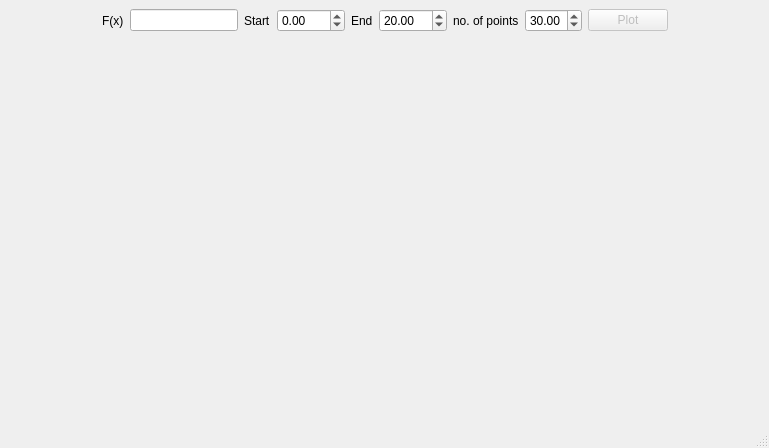
<?xml version="1.0" encoding="UTF-8"?>
<ui version="4.0">
 <class>MainWindow</class>
 <widget class="QMainWindow" name="MainWindow">
  <property name="geometry">
   <rect>
    <x>0</x>
    <y>0</y>
    <width>769</width>
    <height>448</height>
   </rect>
  </property>
  <property name="windowTitle">
   <string>Function Plotter</string>
  </property>
  <property name="windowIcon">
   <iconset>
    <normaloff>scatter-plot.ico</normaloff>scatter-plot.ico</iconset>
  </property>
  <widget class="QWidget" name="centralwidget">
   <layout class="QGridLayout" name="gridLayout">
    <item row="0" column="6">
     <widget class="QDoubleSpinBox" name="spinBox_2">
      <property name="minimum">
       <double>-500.000000000000000</double>
      </property>
      <property name="maximum">
       <double>520.000000000000000</double>
      </property>
      <property name="value">
       <double>20.000000000000000</double>
      </property>
     </widget>
    </item>
    <item row="0" column="0">
     <spacer name="horizontalSpacer">
      <property name="orientation">
       <enum>Qt::Horizontal</enum>
      </property>
      <property name="sizeHint" stdset="0">
       <size>
        <width>40</width>
        <height>20</height>
       </size>
      </property>
     </spacer>
    </item>
    <item row="0" column="10">
     <spacer name="horizontalSpacer_2">
      <property name="orientation">
       <enum>Qt::Horizontal</enum>
      </property>
      <property name="sizeHint" stdset="0">
       <size>
        <width>40</width>
        <height>20</height>
       </size>
      </property>
     </spacer>
    </item>
    <item row="0" column="3">
     <widget class="QLabel" name="label_3">
      <property name="text">
       <string>Start</string>
      </property>
     </widget>
    </item>
    <item row="0" column="4">
     <widget class="QDoubleSpinBox" name="spinBox">
      <property name="minimum">
       <double>-500.000000000000000</double>
      </property>
      <property name="maximum">
       <double>500.000000000000000</double>
      </property>
     </widget>
    </item>
    <item row="0" column="7">
     <widget class="QLabel" name="label">
      <property name="text">
       <string>no. of points</string>
      </property>
     </widget>
    </item>
    <item row="0" column="8">
     <widget class="QDoubleSpinBox" name="spinBox_3">
      <property name="value">
       <double>30.000000000000000</double>
      </property>
     </widget>
    </item>
    <item row="0" column="9">
     <widget class="QPushButton" name="pushButton">
      <property name="enabled">
       <bool>false</bool>
      </property>
      <property name="text">
       <string>Plot</string>
      </property>
      <property name="shortcut">
       <string>Return</string>
      </property>
     </widget>
    </item>
    <item row="1" column="0" colspan="11">
     <widget class="QCustomPlot" name="widget" native="true"/>
    </item>
    <item row="0" column="5">
     <widget class="QLabel" name="label_2">
      <property name="text">
       <string>End</string>
      </property>
     </widget>
    </item>
    <item row="0" column="2">
     <widget class="QLineEdit" name="lineEdit"/>
    </item>
    <item row="0" column="1">
     <widget class="QLabel" name="label_4">
      <property name="text">
       <string>F(x)</string>
      </property>
     </widget>
    </item>
   </layout>
  </widget>
  <widget class="QMenuBar" name="menubar">
   <property name="geometry">
    <rect>
     <x>0</x>
     <y>0</y>
     <width>769</width>
     <height>22</height>
    </rect>
   </property>
  </widget>
  <widget class="QStatusBar" name="statusbar"/>
 </widget>
 <customwidgets>
  <customwidget>
   <class>QCustomPlot</class>
   <extends>QWidget</extends>
   <header>qcustomplot.h</header>
   <container>1</container>
  </customwidget>
 </customwidgets>
 <resources/>
 <connections/>
</ui>
